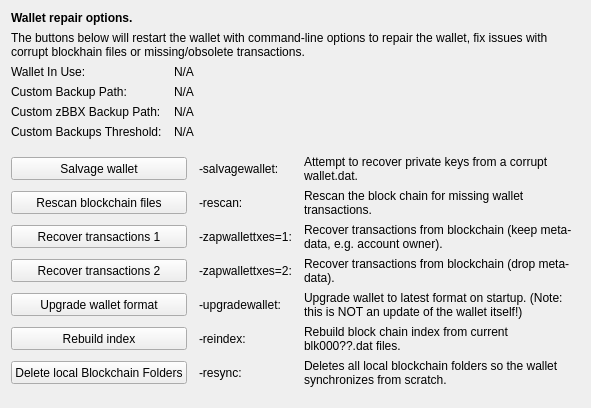
     <widget class="QWidget" name="tab_repair">
      <attribute name="title">
       <string>&amp;Wallet Repair</string>
      </attribute>
      <layout class="QGridLayout" name="gridLayout_4" columnstretch="0,0,0,0">
       <property name="horizontalSpacing">
        <number>12</number>
       </property>
       <item row="0" column="0" colspan="4">
        <widget class="QLabel" name="label_repair_header">
         <property name="font">
          <font>
           <weight>75</weight>
           <bold>true</bold>
          </font>
         </property>
         <property name="text">
          <string>Wallet repair options.</string>
         </property>
        </widget>
       </item>
       <item row="1" column="0" colspan="4">
        <widget class="QLabel" name="label_repair_helptext">
         <property name="font">
          <font>
           <weight>50</weight>
           <bold>false</bold>
          </font>
         </property>
         <property name="text">
          <string>The buttons below will restart the wallet with command-line options to repair the wallet, fix issues with corrupt blockhain files or missing/obsolete transactions.</string>
         </property>
         <property name="wordWrap">
          <bool>true</bool>
         </property>
        </widget>
       </item>
       <item row="2" column="0">
        <widget class="QLabel" name="wallet_path_label">
         <property name="text">
          <string>Wallet In Use:</string>
         </property>
        </widget>
       </item>
       <item row="2" column="1" colspan="3">
        <widget class="QLabel" name="wallet_path">
         <property name="cursor">
          <cursorShape>IBeamCursor</cursorShape>
         </property>
         <property name="text">
          <string>N/A</string>
         </property>
         <property name="textFormat">
          <enum>Qt::PlainText</enum>
         </property>
         <property name="textInteractionFlags">
          <set>Qt::LinksAccessibleByMouse|Qt::TextSelectableByKeyboard|Qt::TextSelectableByMouse</set>
         </property>
        </widget>
       </item>
       <item row="3" column="0">
        <widget class="QLabel" name="wallet_custombackuppath_label">
         <property name="visible">
          <bool>false</bool>
         </property>
         <property name="text">
          <string>Custom Backup Path:</string>
         </property>
        </widget>
       </item>
       <item row="3" column="1" colspan="3">
        <widget class="QLabel" name="wallet_custombackuppath">
         <property name="cursor">
          <cursorShape>IBeamCursor</cursorShape>
         </property>
         <property name="visible">
          <bool>false</bool>
         </property>
         <property name="text">
          <string>N/A</string>
         </property>
         <property name="textFormat">
          <enum>Qt::PlainText</enum>
         </property>
         <property name="textInteractionFlags">
          <set>Qt::LinksAccessibleByMouse|Qt::TextSelectableByKeyboard|Qt::TextSelectableByMouse</set>
         </property>
        </widget>
       </item>
       <item row="4" column="0">
        <widget class="QLabel" name="wallet_customzpivbackuppath_label">
         <property name="visible">
          <bool>false</bool>
         </property>
         <property name="text">
          <string>Custom zBBX Backup Path:</string>
         </property>
        </widget>
       </item>
       <item row="4" column="1" colspan="3">
        <widget class="QLabel" name="wallet_customzpivbackuppath">
         <property name="cursor">
          <cursorShape>IBeamCursor</cursorShape>
         </property>
         <property name="visible">
          <bool>false</bool>
         </property>
         <property name="text">
          <string>N/A</string>
         </property>
         <property name="textFormat">
          <enum>Qt::PlainText</enum>
         </property>
         <property name="textInteractionFlags">
          <set>Qt::LinksAccessibleByMouse|Qt::TextSelectableByKeyboard|Qt::TextSelectableByMouse</set>
         </property>
        </widget>
       </item>
       <item row="5" column="0">
        <widget class="QLabel" name="wallet_custombackupthreshold_label">
         <property name="visible">
          <bool>false</bool>
         </property>
         <property name="text">
          <string>Custom Backups Threshold:</string>
         </property>
        </widget>
       </item>
       <item row="5" column="1" colspan="3">
        <widget class="QLabel" name="wallet_custombackupthreshold">
         <property name="cursor">
          <cursorShape>IBeamCursor</cursorShape>
         </property>
         <property name="visible">
          <bool>false</bool>
         </property>
         <property name="text">
          <string>N/A</string>
         </property>
         <property name="textFormat">
          <enum>Qt::PlainText</enum>
         </property>
         <property name="textInteractionFlags">
          <set>Qt::LinksAccessibleByMouse|Qt::TextSelectableByKeyboard|Qt::TextSelectableByMouse</set>
         </property>
        </widget>
       </item>
       <item row="6" column="0">
        <spacer name="verticalSpacer_repair1">
         <property name="orientation">
          <enum>Qt::Vertical</enum>
         </property>
         <property name="sizeHint" stdset="0">
          <size>
           <width>10</width>
           <height>10</height>
          </size>
         </property>
        </spacer>
       </item>
       <item row="7" column="0" colspan="2">
        <widget class="QPushButton" name="btn_salvagewallet">
         <property name="minimumSize">
          <size>
           <width>100</width>
           <height>23</height>
          </size>
         </property>
         <property name="text">
          <string>Salvage wallet</string>
         </property>
        </widget>
       </item>
       <item row="7" column="2">
        <widget class="QLabel" name="label_repair_salvage_command">
         <property name="text">
          <string notr="true">-salvagewallet:</string>
         </property>
        </widget>
       </item>
       <item row="7" column="3">
        <widget class="QLabel" name="label_repair_salvage">
         <property name="text">
          <string>Attempt to recover private keys from a corrupt wallet.dat.</string>
         </property>
         <property name="wordWrap">
          <bool>true</bool>
         </property>
        </widget>
       </item>
       <item row="8" column="0" colspan="2">
        <widget class="QPushButton" name="btn_rescan">
         <property name="minimumSize">
          <size>
           <width>100</width>
           <height>23</height>
          </size>
         </property>
         <property name="text">
          <string>Rescan blockchain files</string>
         </property>
        </widget>
       </item>
       <item row="8" column="2">
        <widget class="QLabel" name="label_repair_rescan_command">
         <property name="text">
          <string notr="true">-rescan:</string>
         </property>
        </widget>
       </item>
       <item row="8" column="3">
        <widget class="QLabel" name="label_repair_rescan">
         <property name="text">
          <string>Rescan the block chain for missing wallet transactions.</string>
         </property>
         <property name="wordWrap">
          <bool>true</bool>
         </property>
        </widget>
       </item>
       <item row="9" column="0" colspan="2">
        <widget class="QPushButton" name="btn_zapwallettxes1">
         <property name="minimumSize">
          <size>
           <width>100</width>
           <height>23</height>
          </size>
         </property>
         <property name="text">
          <string>Recover transactions 1</string>
         </property>
        </widget>
       </item>
       <item row="9" column="2">
        <widget class="QLabel" name="label_repair_zap1_command">
         <property name="text">
          <string notr="true">-zapwallettxes=1:</string>
         </property>
        </widget>
       </item>
       <item row="9" column="3">
        <widget class="QLabel" name="label_repair_zap1">
         <property name="text">
          <string>Recover transactions from blockchain (keep meta-data, e.g. account owner).</string>
         </property>
         <property name="wordWrap">
          <bool>true</bool>
         </property>
        </widget>
       </item>
       <item row="10" column="0" colspan="2">
        <widget class="QPushButton" name="btn_zapwallettxes2">
         <property name="minimumSize">
          <size>
           <width>100</width>
           <height>23</height>
          </size>
         </property>
         <property name="text">
          <string>Recover transactions 2</string>
         </property>
        </widget>
       </item>
       <item row="10" column="2">
        <widget class="QLabel" name="label_repair_zap2_command">
         <property name="text">
          <string notr="true">-zapwallettxes=2:</string>
         </property>
        </widget>
       </item>
       <item row="10" column="3">
        <widget class="QLabel" name="label_repair_zap2">
         <property name="text">
          <string>Recover transactions from blockchain (drop meta-data).</string>
         </property>
         <property name="wordWrap">
          <bool>true</bool>
         </property>
        </widget>
       </item>
       <item row="11" column="0" colspan="2">
        <widget class="QPushButton" name="btn_upgradewallet">
         <property name="minimumSize">
          <size>
           <width>100</width>
           <height>23</height>
          </size>
         </property>
         <property name="text">
          <string>Upgrade wallet format</string>
         </property>
        </widget>
       </item>
       <item row="11" column="2">
        <widget class="QLabel" name="label_repair_upgrade_command">
         <property name="text">
          <string notr="true">-upgradewallet:</string>
         </property>
        </widget>
       </item>
       <item row="11" column="3">
        <widget class="QLabel" name="label_repair_upgrade">
         <property name="text">
          <string>Upgrade wallet to latest format on startup. (Note: this is NOT an update of the wallet itself!)</string>
         </property>
         <property name="wordWrap">
          <bool>true</bool>
         </property>
        </widget>
       </item>
       <item row="12" column="0" colspan="2">
        <widget class="QPushButton" name="btn_reindex">
         <property name="minimumSize">
          <size>
           <width>100</width>
           <height>23</height>
          </size>
         </property>
         <property name="text">
          <string>Rebuild index</string>
         </property>
        </widget>
       </item>
       <item row="12" column="2">
        <widget class="QLabel" name="label_repair_reindex_command">
         <property name="text">
          <string notr="true">-reindex:</string>
         </property>
        </widget>
       </item>
       <item row="12" column="3">
        <widget class="QLabel" name="label_repair_reindex">
         <property name="text">
          <string>Rebuild block chain index from current blk000??.dat files.</string>
         </property>
         <property name="wordWrap">
          <bool>true</bool>
         </property>
        </widget>
       </item>
       <item row="13" column="0" colspan="2">
        <widget class="QPushButton" name="btn_resync">
         <property name="minimumSize">
          <size>
           <width>100</width>
           <height>23</height>
          </size>
         </property>
         <property name="text">
          <string>Delete local Blockchain Folders</string>
         </property>
        </widget>
       </item>
       <item row="13" column="2">
        <widget class="QLabel" name="label_repair_resync_command">
         <property name="text">
          <string>-resync:</string>
         </property>
        </widget>
       </item>
       <item row="13" column="3">
        <widget class="QLabel" name="label_repair_resync">
         <property name="text">
          <string>Deletes all local blockchain folders so the wallet synchronizes from scratch.</string>
         </property>
         <property name="wordWrap">
          <bool>true</bool>
         </property>
        </widget>
       </item>
       <item row="14" column="0">
        <spacer name="verticalSpacer_repair2">
         <property name="orientation">
          <enum>Qt::Vertical</enum>
         </property>
         <property name="sizeHint" stdset="0">
          <size>
           <width>20</width>
           <height>10</height>
          </size>
         </property>
        </spacer>
       </item>
      </layout>
     </widget>
